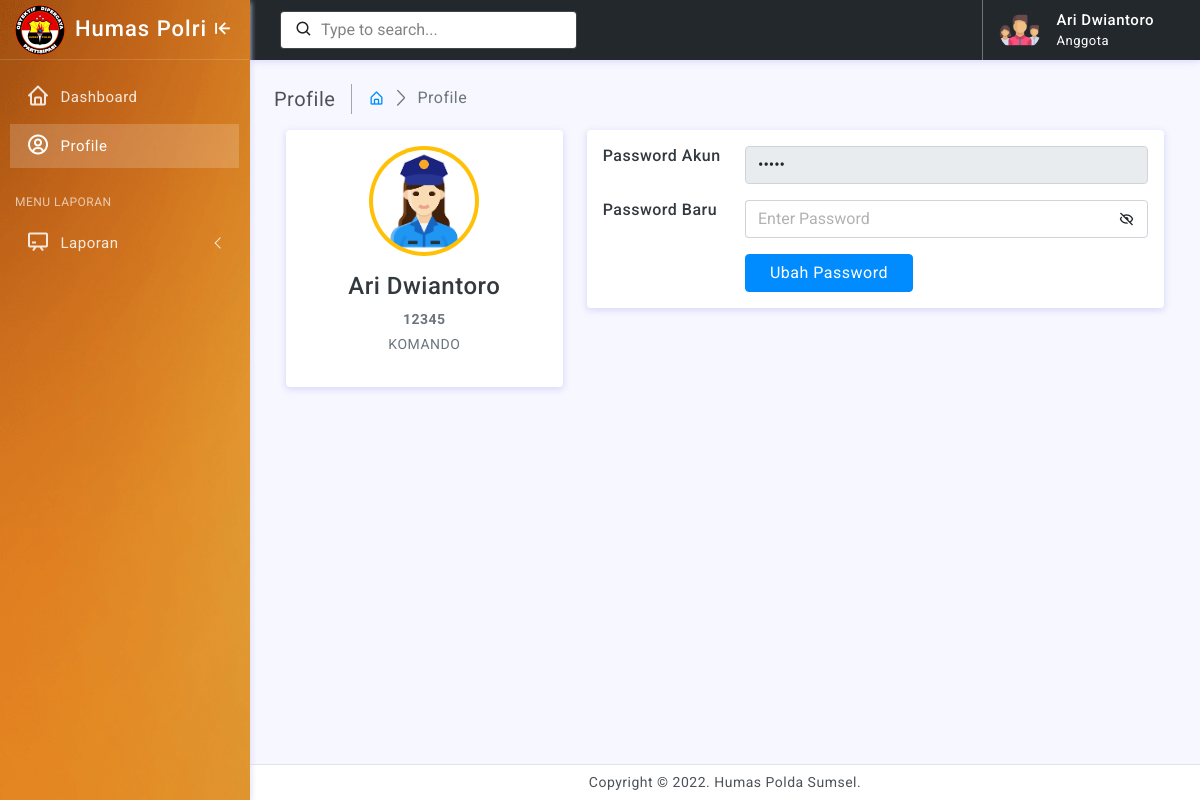
The page /laporan/anggota/index.php?page=profile (signed in) on the database its author committed.
### tables this page shows
CREATE TABLE `staff` (
  `id_staff` int NOT NULL,
  `nrp` varchar(255) NOT NULL,
  `nama` varchar(100) NOT NULL,
  `jenis_kelamin` varchar(30) NOT NULL,
  `pangkat` varchar(30) NOT NULL,
  `password` varchar(100) NOT NULL,
  `tipe` varchar(100) NOT NULL
);

### laporan/anggota/profile.php (the view, shortened to what this page needs)
<div class="page-breadcrumb d-none d-sm-flex align-items-center mb-3">
    <div class="breadcrumb-title pe-3">Profile</div>
    <div class="ps-3">
        <nav aria-label="breadcrumb">
            <ol class="breadcrumb mb-0 p-0">
                <li class="breadcrumb-item"><a href="index.php?page=dashboard"><i class="bx bx-home-alt"></i></a>
                </li>
                <li class="breadcrumb-item active" aria-current="page">Profile</li>
            </ol>
        </nav>
    </div>
</div>
<div class="container">
    <?php
       include "../conn/conn.php";
       $id_staff = $_SESSION['id_staff'];
       $data_profile = mysqli_fetch_array(mysqli_query($conn, "SELECT * FROM staff WHERE id_staff = '$id_staff'"));
       ?>
    <div class="main-body">
        <div class="row">
            <div class="col-lg-4">
                <div class="card">
                    <div class="card-body">
                        <div class="d-flex flex-column align-items-center text-center">
                            <img src="../assets/images/<?= $data_profile['jenis_kelamin'] == "laki-laki" ? "policemale.png" : "policewoman.png" ?>" alt="Admin" class="rounded-circle p-1 bg-warning" width="110">
                            <div class="mt-3">
                                <h4><?= ucwords($data_profile['nama']) ?></h4>
                                <p class="text-secondary mb-1"><b><?= $data_profile['nrp'] ?></b></p>
                                <p class="text-muted font-size-sm"><?= strtoupper($data_profile['pangkat']) ?></p>
                            </div>
                        </div>
                    </div>
                </div>
            </div>
            <div class="col-lg-8">
                <div class="card">
                    <div class="card-body">
                        <form action="" method="post" enctype="multipart/form-data">
                            <div class="row mb-3">
                                <div class="col-sm-3">
                                    <h6 class="mb-0">Password Akun</h6>
                                </div>
                                <div class="col-sm-9 text-secondary">
                                    <input type="password" name="pass" value="<?= $data_profile['password'] ?>" class="form-control" placeholder="Enter Password" disabled>
                                </div>
                            </div>
                            <div class="row mb-3">
                                <div class="col-sm-3">
                                    <h6 class="mb-0">Password Baru</h6>
                                </div>
                                <div class="col-sm-9 text-secondary">
                                    <div class="input-group" id="show_hide_password">
                                        <input type="password" name="pass" class="form-control border-end-0" id="inputChoosePassword" placeholder="Enter Password"> <a href="javascript:;" class="input-group-text bg-transparent"><i class='bx bx-hide'></i></a>
                                    </div>
                                </div>
                            </div>
                            <div class="row">
                                <div class="col-sm-3"></div>
                                <div class="col-sm-9 text-secondary">
                                    <input type="submit" name="submit" class="btn btn-primary px-4" value="Ubah Password" />
                                </div>
                            </div>
                        </form>
                    </div>
                </div>
            </div>
        </div>
    </div>
</div>

### laporan/assets/css/app.css (style rules this page uses)
body { font-size: 14px; color: #4c5258; letter-spacing: .5px; background: #f7f7ff; overflow-x: hidden; font-family: Roboto, sans-serif }
a { text-decoration: none }
.breadcrumb-title { font-size: 20px; border-right: 1.5px solid #aaa4a4 }
.page-breadcrumb .breadcrumb li.breadcrumb-item { font-size: 16px }
.page-breadcrumb .breadcrumb-item+.breadcrumb-item::before { display: inline-block; padding-right: .5rem; color: #6c757d; font-family: LineIcons; content: "\ea5c" }
input::placeholder { color: #000!important; opacity: .3!important }

### laporan/assets/css/header-colors.css (style rules this page uses)
html.color-header::placeholder { color: #08090a!important; opacity: .5!important }

### rows shown on the page
staff: nama "Ari Dwiantoro", nrp "12345", pangkat "KOMANDO"

### other values the page prints
$_SESSION['nama'] "Ari Dwiantoro"
